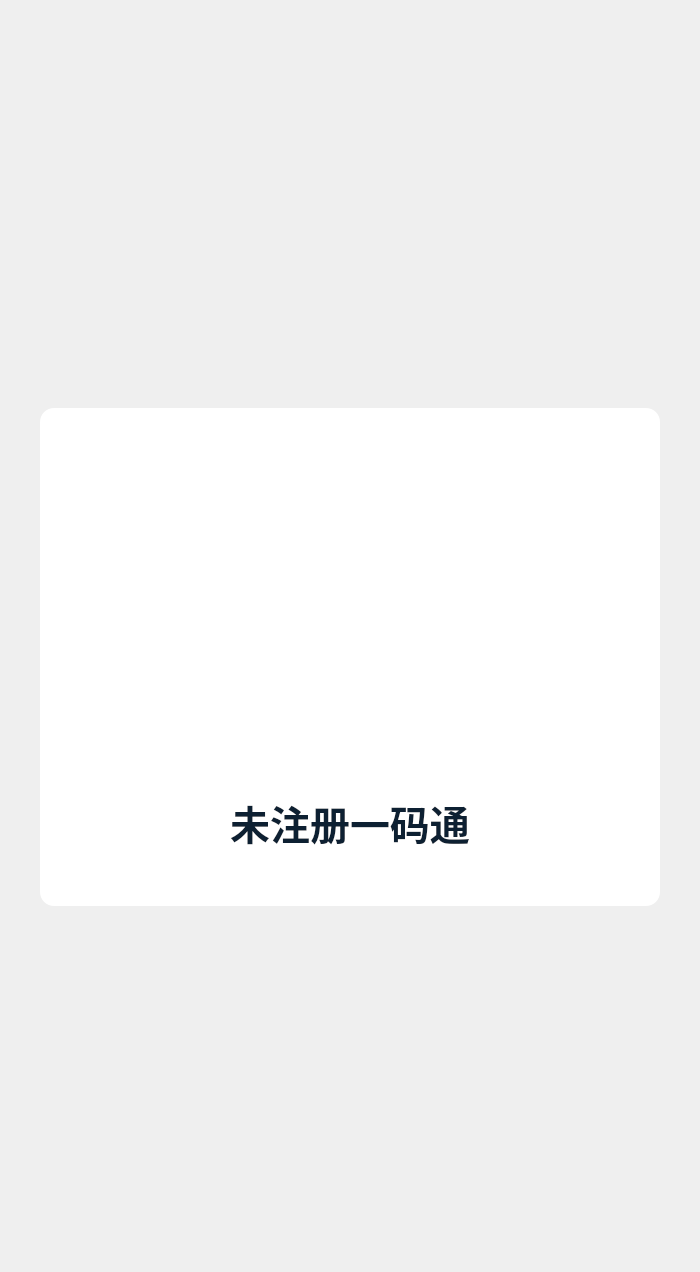
     <widget class="QWidget" name="page_unregister">
      <layout class="QVBoxLayout" name="verticalLayout_13">
       <property name="spacing">
        <number>0</number>
       </property>
       <property name="leftMargin">
        <number>0</number>
       </property>
       <property name="topMargin">
        <number>0</number>
       </property>
       <property name="rightMargin">
        <number>0</number>
       </property>
       <property name="bottomMargin">
        <number>0</number>
       </property>
       <item>
        <spacer name="verticalSpacer_11">
         <property name="orientation">
          <enum>Qt::Vertical</enum>
         </property>
         <property name="sizeType">
          <enum>QSizePolicy::Fixed</enum>
         </property>
         <property name="sizeHint" stdset="0">
          <size>
           <width>20</width>
           <height>408</height>
          </size>
         </property>
        </spacer>
       </item>
       <item>
        <layout class="QHBoxLayout" name="horizontalLayout_11">
         <item>
          <spacer name="horizontalSpacer_21">
           <property name="orientation">
            <enum>Qt::Horizontal</enum>
           </property>
           <property name="sizeHint" stdset="0">
            <size>
             <width>40</width>
             <height>20</height>
            </size>
           </property>
          </spacer>
         </item>
         <item>
          <widget class="QWidget" name="widget_4" native="true">
           <property name="minimumSize">
            <size>
             <width>620</width>
             <height>498</height>
            </size>
           </property>
           <property name="maximumSize">
            <size>
             <width>620</width>
             <height>498</height>
            </size>
           </property>
           <property name="styleSheet">
            <string notr="true">border-radius: 14px;
background: rgba(255, 255, 255, 1);</string>
           </property>
           <layout class="QVBoxLayout" name="verticalLayout_5">
            <property name="spacing">
             <number>24</number>
            </property>
            <property name="leftMargin">
             <number>0</number>
            </property>
            <property name="topMargin">
             <number>39</number>
            </property>
            <property name="rightMargin">
             <number>0</number>
            </property>
            <property name="bottomMargin">
             <number>55</number>
            </property>
            <item>
             <layout class="QHBoxLayout" name="horizontalLayout_12">
              <property name="spacing">
               <number>0</number>
              </property>
              <item>
               <spacer name="horizontalSpacer_22">
                <property name="orientation">
                 <enum>Qt::Horizontal</enum>
                </property>
                <property name="sizeHint" stdset="0">
                 <size>
                  <width>40</width>
                  <height>20</height>
                 </size>
                </property>
               </spacer>
              </item>
              <item>
               <widget class="QLabel" name="label_7">
                <property name="text">
                 <string/>
                </property>
                <property name="pixmap">
                 <pixmap resource="resource.qrc">:/images/1x/abnormal.png</pixmap>
                </property>
                <property name="alignment">
                 <set>Qt::AlignCenter</set>
                </property>
               </widget>
              </item>
              <item>
               <spacer name="horizontalSpacer_23">
                <property name="orientation">
                 <enum>Qt::Horizontal</enum>
                </property>
                <property name="sizeHint" stdset="0">
                 <size>
                  <width>40</width>
                  <height>20</height>
                 </size>
                </property>
               </spacer>
              </item>
             </layout>
            </item>
            <item>
             <widget class="QLabel" name="label_8">
              <property name="minimumSize">
               <size>
                <width>0</width>
                <height>58</height>
               </size>
              </property>
              <property name="maximumSize">
               <size>
                <width>16777215</width>
                <height>58</height>
               </size>
              </property>
              <property name="styleSheet">
               <string notr="true">color: rgba(0, 20, 39, 0.95);
font-family: Noto Sans SC;
font-weight: 500;
font-size: 40px;</string>
              </property>
              <property name="text">
               <string>未注册一码通</string>
              </property>
              <property name="alignment">
               <set>Qt::AlignCenter</set>
              </property>
             </widget>
            </item>
           </layout>
          </widget>
         </item>
         <item>
          <spacer name="horizontalSpacer_24">
           <property name="orientation">
            <enum>Qt::Horizontal</enum>
           </property>
           <property name="sizeHint" stdset="0">
            <size>
             <width>40</width>
             <height>20</height>
            </size>
           </property>
          </spacer>
         </item>
        </layout>
       </item>
       <item>
        <spacer name="verticalSpacer_12">
         <property name="orientation">
          <enum>Qt::Vertical</enum>
         </property>
         <property name="sizeHint" stdset="0">
          <size>
           <width>20</width>
           <height>366</height>
          </size>
         </property>
        </spacer>
       </item>
      </layout>
     </widget>
